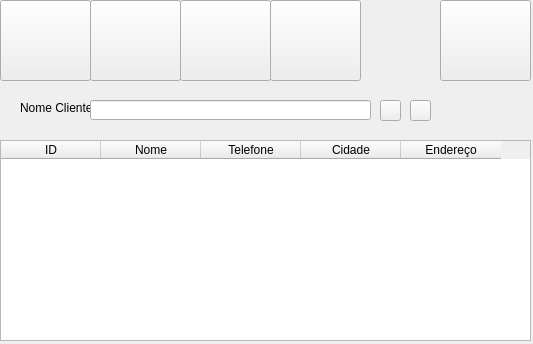
<?xml version="1.0" encoding="UTF-8"?>
<ui version="4.0">
 <class>formCliente</class>
 <widget class="QWidget" name="formCliente">
  <property name="geometry">
   <rect>
    <x>0</x>
    <y>0</y>
    <width>533</width>
    <height>344</height>
   </rect>
  </property>
  <property name="windowTitle">
   <string>Form</string>
  </property>
  <widget class="QPushButton" name="bt_adicionar">
   <property name="geometry">
    <rect>
     <x>0</x>
     <y>0</y>
     <width>91</width>
     <height>81</height>
    </rect>
   </property>
   <property name="toolTip">
    <string>&lt;html&gt;&lt;head/&gt;&lt;body&gt;&lt;p&gt;&lt;br/&gt;&lt;/p&gt;&lt;/body&gt;&lt;/html&gt;</string>
   </property>
   <property name="styleSheet">
    <string notr="true">image: url(:/icon_adicionar/icons/adicionar.png)</string>
   </property>
   <property name="text">
    <string/>
   </property>
  </widget>
  <widget class="QPushButton" name="bt_alterar">
   <property name="geometry">
    <rect>
     <x>90</x>
     <y>0</y>
     <width>91</width>
     <height>81</height>
    </rect>
   </property>
   <property name="toolTip">
    <string>&lt;html&gt;&lt;head/&gt;&lt;body&gt;&lt;p&gt;&lt;br/&gt;&lt;/p&gt;&lt;/body&gt;&lt;/html&gt;</string>
   </property>
   <property name="styleSheet">
    <string notr="true">image:url(:/icon_alterar/icons/alterar.png)</string>
   </property>
   <property name="text">
    <string/>
   </property>
  </widget>
  <widget class="QPushButton" name="bt_consultar">
   <property name="geometry">
    <rect>
     <x>180</x>
     <y>0</y>
     <width>91</width>
     <height>81</height>
    </rect>
   </property>
   <property name="toolTip">
    <string>&lt;html&gt;&lt;head/&gt;&lt;body&gt;&lt;p&gt;&lt;br/&gt;&lt;/p&gt;&lt;/body&gt;&lt;/html&gt;</string>
   </property>
   <property name="styleSheet">
    <string notr="true">image: url(:/icon_consultar/icons/consultar.png)</string>
   </property>
   <property name="text">
    <string/>
   </property>
  </widget>
  <widget class="QPushButton" name="bt_excluir">
   <property name="geometry">
    <rect>
     <x>270</x>
     <y>0</y>
     <width>91</width>
     <height>81</height>
    </rect>
   </property>
   <property name="toolTip">
    <string>&lt;html&gt;&lt;head/&gt;&lt;body&gt;&lt;p&gt;&lt;br/&gt;&lt;/p&gt;&lt;/body&gt;&lt;/html&gt;</string>
   </property>
   <property name="styleSheet">
    <string notr="true">image: url(:/icon_excluir/icons/excluir.png)</string>
   </property>
   <property name="text">
    <string/>
   </property>
  </widget>
  <widget class="QPushButton" name="bt_retornar">
   <property name="geometry">
    <rect>
     <x>440</x>
     <y>0</y>
     <width>91</width>
     <height>81</height>
    </rect>
   </property>
   <property name="toolTip">
    <string>&lt;html&gt;&lt;head/&gt;&lt;body&gt;&lt;p&gt;&lt;br/&gt;&lt;/p&gt;&lt;/body&gt;&lt;/html&gt;</string>
   </property>
   <property name="styleSheet">
    <string notr="true">image: url(:/icon_retornar/icons/retornar.png)</string>
   </property>
   <property name="text">
    <string/>
   </property>
  </widget>
  <widget class="QPushButton" name="bt_pesquisarGeral">
   <property name="geometry">
    <rect>
     <x>410</x>
     <y>100</y>
     <width>21</width>
     <height>21</height>
    </rect>
   </property>
   <property name="styleSheet">
    <string notr="true">image:url(:/icon_geral/icons/filtro.png)</string>
   </property>
   <property name="text">
    <string/>
   </property>
  </widget>
  <widget class="QPushButton" name="bt_pesquisar">
   <property name="geometry">
    <rect>
     <x>380</x>
     <y>100</y>
     <width>21</width>
     <height>21</height>
    </rect>
   </property>
   <property name="styleSheet">
    <string notr="true">image:url(:/icon_pesquisar/icons/pesquisar.png)</string>
   </property>
   <property name="text">
    <string/>
   </property>
  </widget>
  <widget class="QLabel" name="lb_nomeCliente">
   <property name="geometry">
    <rect>
     <x>20</x>
     <y>100</y>
     <width>71</width>
     <height>16</height>
    </rect>
   </property>
   <property name="text">
    <string>Nome Cliente</string>
   </property>
  </widget>
  <widget class="QLineEdit" name="txt_nomeCliente">
   <property name="geometry">
    <rect>
     <x>90</x>
     <y>100</y>
     <width>281</width>
     <height>20</height>
    </rect>
   </property>
  </widget>
  <widget class="QTableWidget" name="tb_cliente">
   <property name="geometry">
    <rect>
     <x>0</x>
     <y>140</y>
     <width>531</width>
     <height>201</height>
    </rect>
   </property>
   <column>
    <property name="text">
     <string>ID</string>
    </property>
   </column>
   <column>
    <property name="text">
     <string>Nome</string>
    </property>
   </column>
   <column>
    <property name="text">
     <string>Telefone</string>
    </property>
   </column>
   <column>
    <property name="text">
     <string>Cidade</string>
    </property>
   </column>
   <column>
    <property name="text">
     <string>Endereço</string>
    </property>
   </column>
  </widget>
 </widget>
 <resources>
  <include location="icon_adicionar.qrc"/>
  <include location="icon_pesquisar.qrc"/>
  <include location="icon_geral.qrc"/>
  <include location="icon_alterar.qrc"/>
  <include location="icon_consultar.qrc"/>
  <include location="icon_excluir.qrc"/>
  <include location="icon_retornar.qrc"/>
 </resources>
 <connections/>
</ui>
